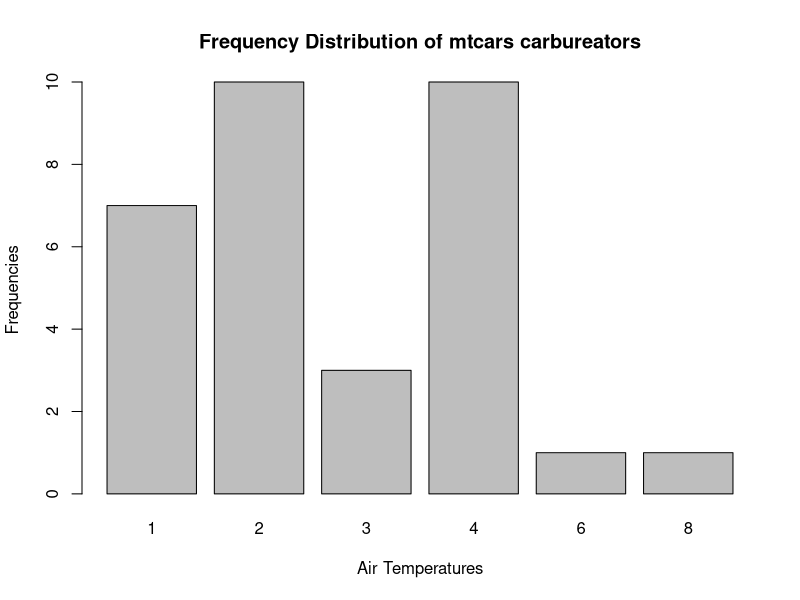
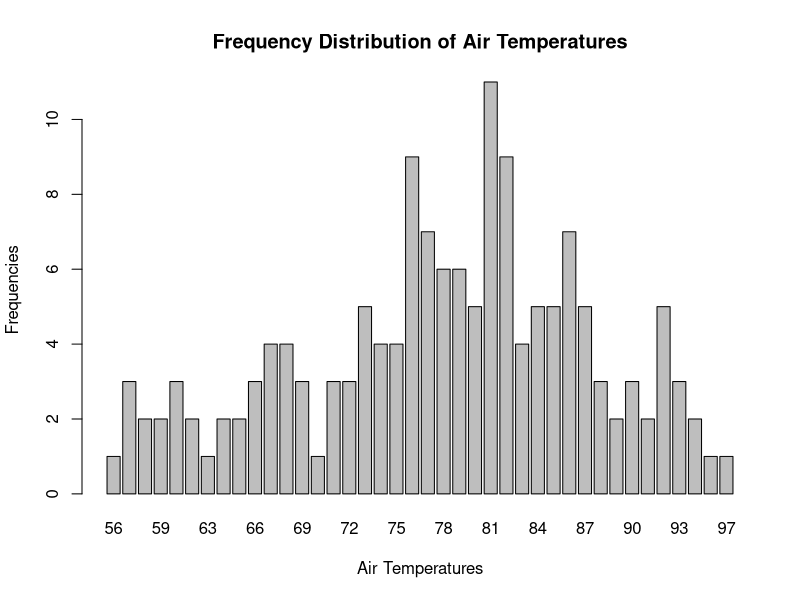
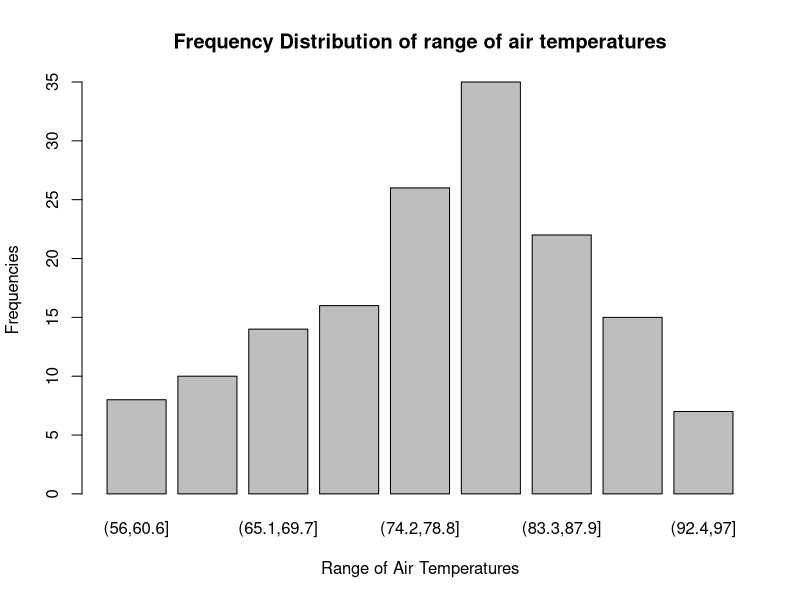

Write R code to recreate these figures, in order.
packages="datasets"
head(mtcars)
u1<-unique(mtcars$carb)
cat("Carbureators:",u1)
t1=table(mtcars$carb)
barplot(t1,xlab="Air Temperatures",ylab="Frequencies",main="Frequency Distribution of mtcars carbureators")
u2<-unique(airquality$Temp)
cat("Air Quality's Temperatures",u2)
t2=table(airquality$Temp)
barplot(t2,xlab="Air Temperatures",ylab="Frequencies",main="Frequency Distribution of Air Temperatures")
t3=table(cut(airquality$Temp,9))
barplot(t3,xlab="Range of Air Temperatures",ylab="Frequencies",main="Frequency Distribution of range of air temperatures")
